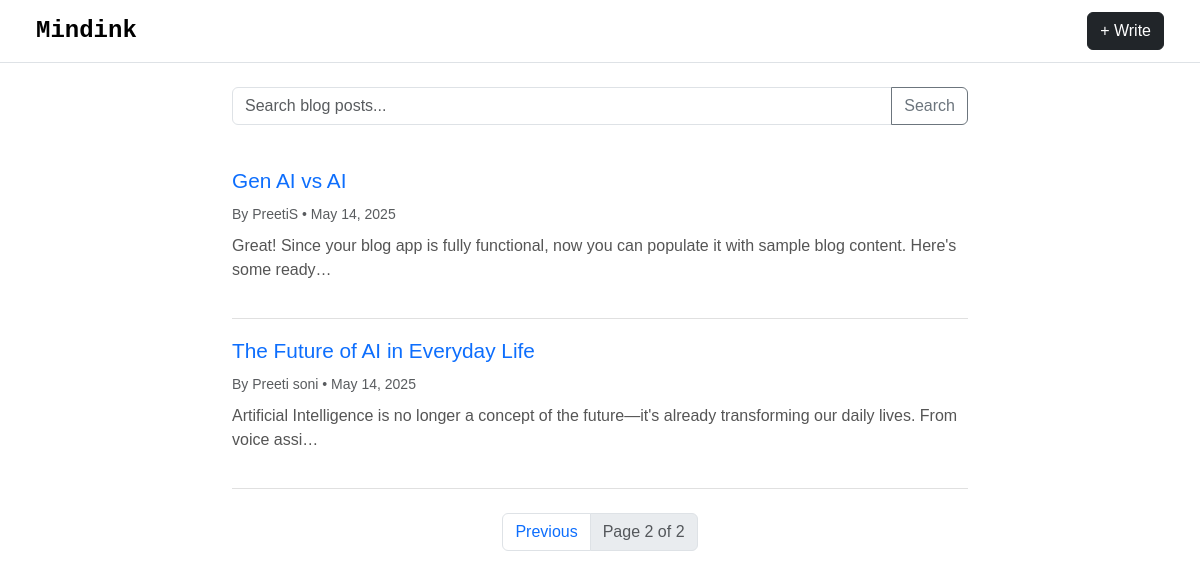
Screenshot of /?page=2 with the database file from the repository.
### blog/models.py (models this page shows, shortened)
class Blog(models.Model):
    title = models.CharField(max_length=100)
    description = models.TextField(max_length=2000)
    created_by = models.CharField(max_length=100)
    created_at = models.DateTimeField(auto_now_add=True)
    is_deleted = models.BooleanField(default=False)  # Soft delete flag

### blog/views.py (the view)
# urls.py: path('', views.blog_list, name='blog_list'),
def blog_list(request):
    query = request.GET.get("q")
    if query:
        blogs = Blog.objects.filter(title__icontains=query).order_by('-created_at')
    else:
        blogs = Blog.objects.all().order_by('-created_at')
    paginator = Paginator(blogs, 10)
    page = request.GET.get('page')
    blogs = paginator.get_page(page)
    return render(request, 'blog_list.html', {'blogs': blogs})

### blog/templates/blog_list.html (shortened to what this page needs)
{% extends "base.html" %}
{% block content %}
<div class="row justify-content-center">
    <div class="col-md-8">
        <form method="get" class="input-group mb-4">
            <input type="text" name="q" class="form-control" placeholder="Search blog posts..." value="{{ request.GET.q }}">
            <button class="btn btn-outline-secondary" type="submit">Search</button>
        </form>
        {% for blog in blogs %}
        <div class="blog-card">
            <h5 class="blog-title">
                <a href="{% url 'blog_detail' blog.pk %}" class="text-decoration-none">{{ blog.title }}</a>
            </h5>
            <small class="text-muted">By {{ blog.created_by }} • {{ blog.created_at|date:"M d, Y" }}</small>
            <p class="blog-description mt-2">{{ blog.description|truncatechars:120 }}</p>
        </div>
        {% empty %}
        <p>No blogs found.</p>
        {% endfor %}
        <nav class="mt-4">
            <ul class="pagination justify-content-center">
                {% if blogs.has_previous %}
                <li class="page-item"><a class="page-link" href="?page={{ blogs.previous_page_number }}">Previous</a></li>
                {% endif %}
                <li class="page-item disabled"><a class="page-link">Page {{ blogs.number }} of {{ blogs.paginator.num_pages }}</a></li>
            </ul>
        </nav>
    </div>
</div>
{% endblock %}

### blog/templates/base.html (style rules this page uses)
body { font-family:'Geneva', sans-serif; background-color: #fff; }
.blog-card { border: none; border-bottom: 1px solid #e0e0e0; padding: 20px 0; }
.blog-title { font-size: 1.3rem; color: #333; }
.blog-description { color: #555; }

### rows the page displays
Blog: title "Gen AI vs AI", created_by "PreetiS", created_at "May 14, 2025", description "Great! Since your blog app is fully functional, now you can populate it with sample blog content. Here's some ready…"
Blog: title "The Future of AI in Everyday Life", created_by "Preeti soni", created_at "May 14, 2025", description "Artificial Intelligence is no longer a concept of the future—it's already transforming our daily lives. From voice assi…"

### other values shown
{{ blogs.number }} "2"
{{ blogs.paginator.num_pages }} "2"
